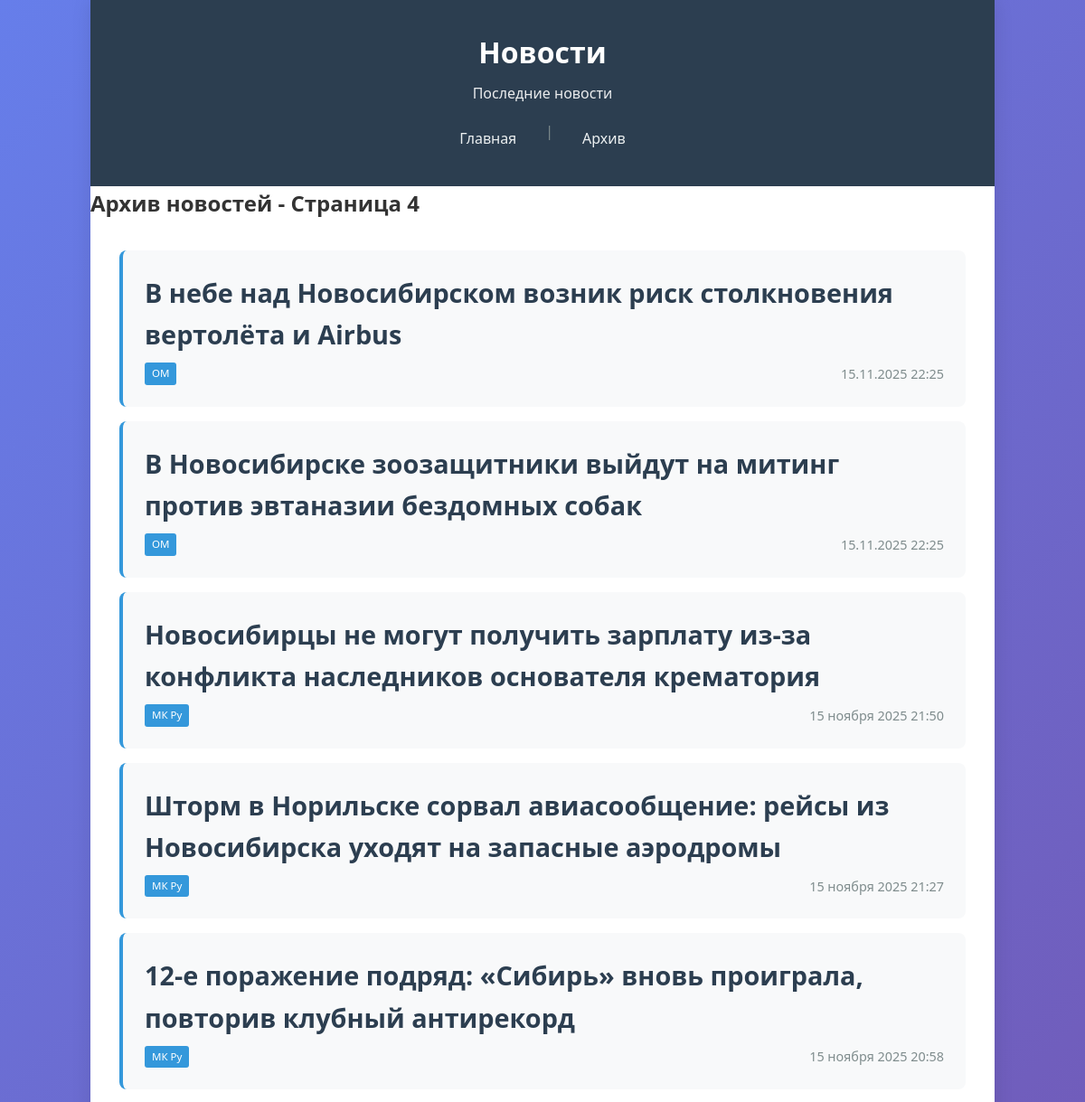
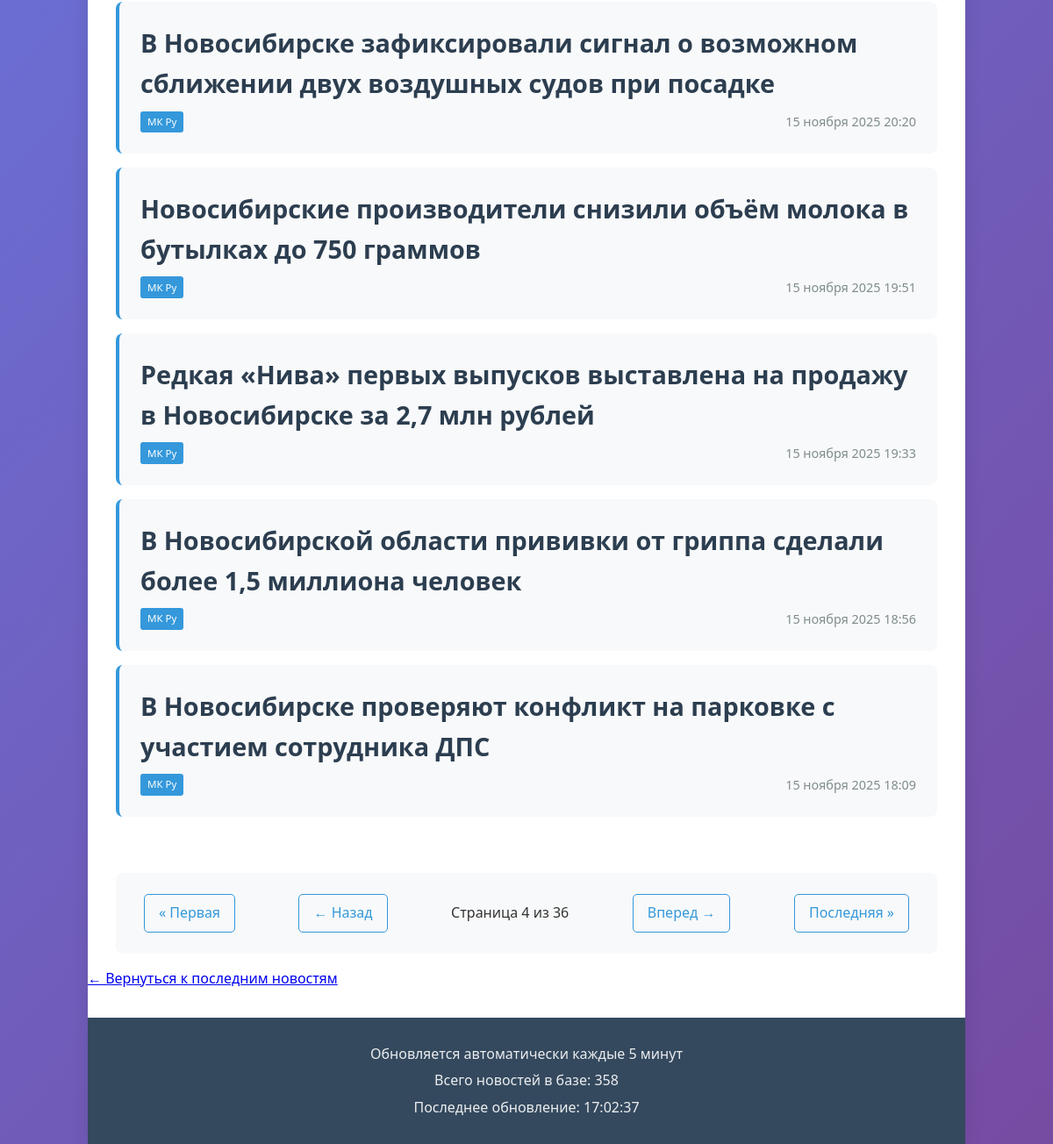
/?page=4, run on the app's committed database (2 pictures, top to bottom).
### tables this page shows
CREATE TABLE NewsItem (
                title TEXT NOT NULL,
                url TEXT NOT NULL UNIQUE,
                date TEXT NOT NULL,
                source TEXT NOT NULL,
                content TEXT,
                created_at INTEGER NOT NULL
            );

### app.py (the view, shortened to what this page needs)
@app.route('/')
def index():
    page = request.args.get('page', 1, type=int)
    news = db.get_latest_news(count=10, page=page)
    total_pages = db.get_total_pages(per_page=10)
    if page > 1:
        return render_template('page.html',
                               news=news,
                               current_page=page,
                               total_pages=total_pages,
                               total_news=db.get_news_count(),
                               now=datetime.now())

### dataBase.py (called while the page is built)
    def _connect(self):
        return sqlite3.connect(self.db_path, check_same_thread=False, timeout=10)

    def get_latest_news(self, count=10, page=1):
        offset = (page - 1) * count
        with self._connect() as conn:
            cursor = conn.cursor()
            cursor.execute('''
                SELECT title, url, date, source, content, created_at
                FROM NewsItem
                ORDER BY created_at DESC
                LIMIT ? OFFSET ?
            ''', (count, offset))
            rows = cursor.fetchall()
            return [NewsItem(*row[:5]) for row in rows]

    def get_news_count(self):
        with self._connect() as conn:
            cursor = conn.cursor()
            cursor.execute('SELECT COUNT(*) FROM NewsItem')
            return cursor.fetchone()[0]

    def get_total_pages(self, per_page=10):
        total = self.get_news_count()
        return (total + per_page - 1) // per_page

### templates/page.html (shortened to what this page needs)
{% extends "base.html" %}
{% block content %}
<div class="page-header">
    <h2>Архив новостей - Страница {{ current_page }}</h2>
</div>
<div class="news-container">
    {% for item in news %}
    <article class="news-item">
        <h2 class="news-title">
            <a href="{{ item.link }}" class="news-link" data-id="{{ item.link }}" target="_blank">{{ item.title }}</a>
        </h2>
        <div class="news-meta">
            <span class="news-source">{{ item.source }}</span>
            <span class="news-date">{{ item.date }}</span>
        </div>
    </article>
    {% else %}
    <div class="no-news">
        <p>На этой странице нет новостей.</p>
    </div>
    {% endfor %}
</div>
<div class="pagination">
    {% if current_page > 1 %}
        <a href="{{ url_for('index', page=1) }}" class="pagination-first">« Первая</a>
        <a href="{{ url_for('index', page=current_page-1) }}" class="pagination-prev">← Назад</a>
    {% endif %}
    <span class="pagination-info">Страница {{ current_page }} из {{ total_pages }}</span>
    {% if current_page < total_pages %}
        <a href="{{ url_for('index', page=current_page+1) }}" class="pagination-next">Вперед →</a>
        <a href="{{ url_for('index', page=total_pages) }}" class="pagination-last">Последняя »</a>
    {% endif %}
</div>
<div class="back-to-main">
    <a href="{{ url_for('index') }}">← Вернуться к последним новостям</a>
</div>
{% endblock %}

### static/style.css (style rules this page uses)
* { margin: 0; padding: 0; box-sizing: border-box; }
body { font-family: 'Segoe UI', Tahoma, Geneva, Verdana, sans-serif; line-height: 1.6; color: #333; background: linear-gradient(135deg, #667eea 0%, #764ba2 100%); min-height: 100vh; }
.news-container { padding: 2rem; }
.news-item { background: #f8f9fa; border-left: 4px solid #3498db; padding: 1.5rem; margin-bottom: 1rem; border-radius: 8px; transition: transform 0.2s, box-shadow 0.2s; }
.news-title { margin-bottom: 0.5rem; }
.news-title a { color: #2c3e50; text-decoration: none; font-size: 1.2em; font-weight: 600; }
.news-meta { display: flex; justify-content: space-between; align-items: center; font-size: 0.9em; color: #7f8c8d; margin-top: 0.5rem; }
.news-source { background: #3498db; color: white; padding: 0.2rem 0.5rem; border-radius: 3px; font-size: 0.8em; }
.pagination { display: flex; justify-content: space-between; align-items: center; padding: 1.5rem 2rem; background: #f8f9fa; border-radius: 8px; margin: 1rem 2rem; }
.pagination a { color: #3498db; text-decoration: none; padding: 0.5rem 1rem; border: 1px solid #3498db; border-radius: 5px; transition: all 0.3s; }

### data on the page
NewsItem: title "В небе над Новосибирском возник риск столкновения вертолёта и Airbus", source "ОМ", date "15.11.2025 22:25"
NewsItem: title "В Новосибирске зоозащитники выйдут на митинг против эвтаназии бездомных собак", source "ОМ", date "15.11.2025 22:25"
NewsItem: title "Новосибирцы не могут получить зарплату из-за конфликта наследников основателя крематория", source "МК Ру", date "15 ноября 2025 21:50"
NewsItem: title "Шторм в Норильске сорвал авиасообщение: рейсы из Новосибирска уходят на запасные аэродромы", source "МК Ру", date "15 ноября 2025 21:27"
NewsItem: title "12-е поражение подряд: «Сибирь» вновь проиграла, повторив клубный антирекорд", source "МК Ру", date "15 ноября 2025 20:58"
NewsItem: title "В Новосибирске зафиксировали сигнал о возможном сближении двух воздушных судов при посадке", source "МК Ру", date "15 ноября 2025 20:20"
NewsItem: title "Новосибирские производители снизили объём молока в бутылках до 750 граммов", source "МК Ру", date "15 ноября 2025 19:51"
NewsItem: title "Редкая «Нива» первых выпусков выставлена на продажу в Новосибирске за 2,7 млн рублей", source "МК Ру", date "15 ноября 2025 19:33"
NewsItem: title "В Новосибирской области прививки от гриппа сделали более 1,5 миллиона человек", source "МК Ру", date "15 ноября 2025 18:56"
NewsItem: title "В Новосибирске проверяют конфликт на парковке с участием сотрудника ДПС", source "МК Ру", date "15 ноября 2025 18:09"

### other printed values
{{ current_page }} "4"
{{ total_pages }} "36"
{{ total_news }} "358"
